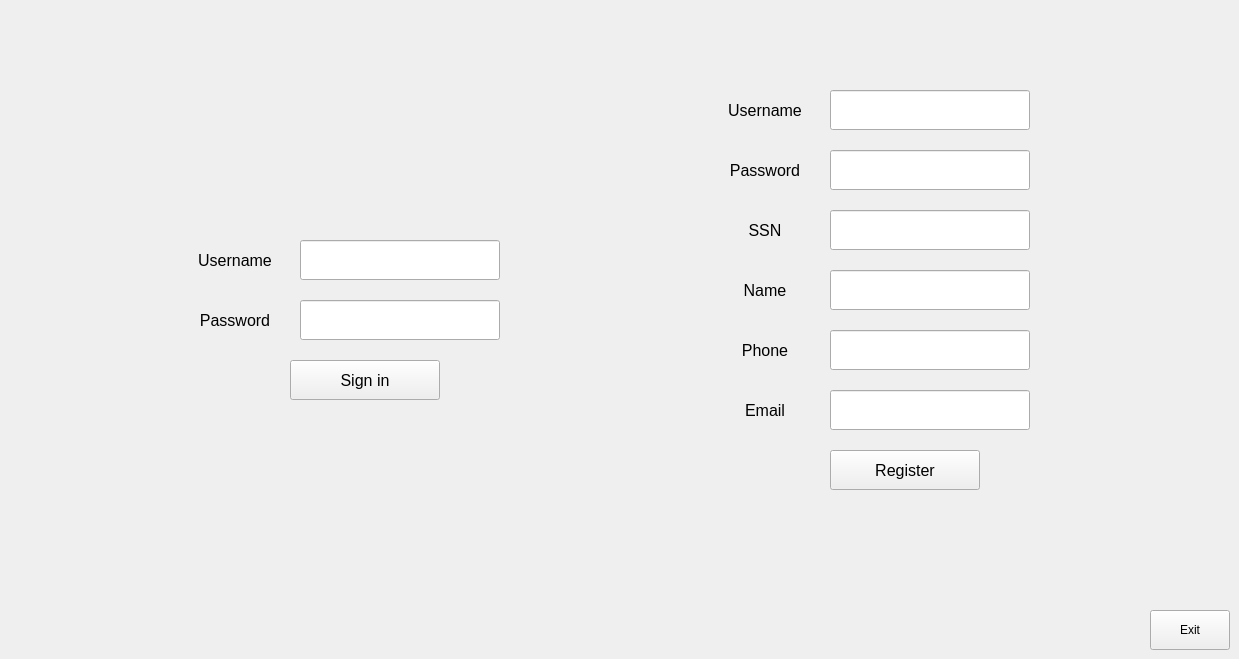
    <widget class="QWidget" name="tab">
     <attribute name="title">
      <string>Tab 1</string>
     </attribute>
     <widget class="QLineEdit" name="LE_s_username">
      <property name="geometry">
       <rect>
        <x>300</x>
        <y>240</y>
        <width>200</width>
        <height>40</height>
       </rect>
      </property>
      <property name="sizePolicy">
       <sizepolicy hsizetype="Preferred" vsizetype="Preferred">
        <horstretch>0</horstretch>
        <verstretch>0</verstretch>
       </sizepolicy>
      </property>
      <property name="minimumSize">
       <size>
        <width>200</width>
        <height>40</height>
       </size>
      </property>
      <property name="maximumSize">
       <size>
        <width>200</width>
        <height>30</height>
       </size>
      </property>
      <property name="font">
       <font>
        <pointsize>12</pointsize>
       </font>
      </property>
      <property name="text">
       <string/>
      </property>
      <property name="maxLength">
       <number>14</number>
      </property>
     </widget>
     <widget class="QLabel" name="label_2">
      <property name="geometry">
       <rect>
        <x>160</x>
        <y>300</y>
        <width>150</width>
        <height>40</height>
       </rect>
      </property>
      <property name="minimumSize">
       <size>
        <width>150</width>
        <height>40</height>
       </size>
      </property>
      <property name="maximumSize">
       <size>
        <width>150</width>
        <height>30</height>
       </size>
      </property>
      <property name="font">
       <font>
        <pointsize>12</pointsize>
       </font>
      </property>
      <property name="text">
       <string>Password</string>
      </property>
      <property name="alignment">
       <set>Qt::AlignCenter</set>
      </property>
     </widget>
     <widget class="QPushButton" name="PB_signin">
      <property name="geometry">
       <rect>
        <x>290</x>
        <y>360</y>
        <width>150</width>
        <height>40</height>
       </rect>
      </property>
      <property name="sizePolicy">
       <sizepolicy hsizetype="Minimum" vsizetype="Fixed">
        <horstretch>150</horstretch>
        <verstretch>30</verstretch>
       </sizepolicy>
      </property>
      <property name="minimumSize">
       <size>
        <width>150</width>
        <height>40</height>
       </size>
      </property>
      <property name="maximumSize">
       <size>
        <width>150</width>
        <height>30</height>
       </size>
      </property>
      <property name="font">
       <font>
        <pointsize>12</pointsize>
       </font>
      </property>
      <property name="text">
       <string>Sign in</string>
      </property>
     </widget>
     <widget class="QLineEdit" name="LE_s_password">
      <property name="geometry">
       <rect>
        <x>300</x>
        <y>300</y>
        <width>200</width>
        <height>40</height>
       </rect>
      </property>
      <property name="sizePolicy">
       <sizepolicy hsizetype="Preferred" vsizetype="Preferred">
        <horstretch>0</horstretch>
        <verstretch>0</verstretch>
       </sizepolicy>
      </property>
      <property name="minimumSize">
       <size>
        <width>200</width>
        <height>40</height>
       </size>
      </property>
      <property name="maximumSize">
       <size>
        <width>200</width>
        <height>30</height>
       </size>
      </property>
      <property name="font">
       <font>
        <pointsize>12</pointsize>
       </font>
      </property>
      <property name="text">
       <string/>
      </property>
      <property name="maxLength">
       <number>14</number>
      </property>
     </widget>
     <widget class="QLabel" name="label">
      <property name="geometry">
       <rect>
        <x>160</x>
        <y>240</y>
        <width>150</width>
        <height>40</height>
       </rect>
      </property>
      <property name="minimumSize">
       <size>
        <width>150</width>
        <height>40</height>
       </size>
      </property>
      <property name="maximumSize">
       <size>
        <width>150</width>
        <height>30</height>
       </size>
      </property>
      <property name="font">
       <font>
        <pointsize>12</pointsize>
       </font>
      </property>
      <property name="text">
       <string>Username</string>
      </property>
      <property name="alignment">
       <set>Qt::AlignCenter</set>
      </property>
     </widget>
     <widget class="QLabel" name="label_6">
      <property name="geometry">
       <rect>
        <x>690</x>
        <y>270</y>
        <width>150</width>
        <height>40</height>
       </rect>
      </property>
      <property name="minimumSize">
       <size>
        <width>150</width>
        <height>40</height>
       </size>
      </property>
      <property name="maximumSize">
       <size>
        <width>150</width>
        <height>30</height>
       </size>
      </property>
      <property name="font">
       <font>
        <pointsize>12</pointsize>
       </font>
      </property>
      <property name="text">
       <string>Name</string>
      </property>
      <property name="alignment">
       <set>Qt::AlignCenter</set>
      </property>
     </widget>
     <widget class="QLineEdit" name="LE_ssn">
      <property name="geometry">
       <rect>
        <x>830</x>
        <y>210</y>
        <width>200</width>
        <height>40</height>
       </rect>
      </property>
      <property name="sizePolicy">
       <sizepolicy hsizetype="Preferred" vsizetype="Preferred">
        <horstretch>0</horstretch>
        <verstretch>0</verstretch>
       </sizepolicy>
      </property>
      <property name="minimumSize">
       <size>
        <width>200</width>
        <height>40</height>
       </size>
      </property>
      <property name="maximumSize">
       <size>
        <width>200</width>
        <height>30</height>
       </size>
      </property>
      <property name="font">
       <font>
        <pointsize>12</pointsize>
       </font>
      </property>
      <property name="text">
       <string/>
      </property>
      <property name="maxLength">
       <number>14</number>
      </property>
      <property name="alignment">
       <set>Qt::AlignCenter</set>
      </property>
     </widget>
     <widget class="QLineEdit" name="LE_fname">
      <property name="geometry">
       <rect>
        <x>830</x>
        <y>270</y>
        <width>200</width>
        <height>40</height>
       </rect>
      </property>
      <property name="sizePolicy">
       <sizepolicy hsizetype="Preferred" vsizetype="Preferred">
        <horstretch>0</horstretch>
        <verstretch>0</verstretch>
       </sizepolicy>
      </property>
      <property name="minimumSize">
       <size>
        <width>200</width>
        <height>40</height>
       </size>
      </property>
      <property name="maximumSize">
       <size>
        <width>200</width>
        <height>30</height>
       </size>
      </property>
      <property name="font">
       <font>
        <pointsize>12</pointsize>
       </font>
      </property>
      <property name="text">
       <string/>
      </property>
      <property name="maxLength">
       <number>14</number>
      </property>
      <property name="alignment">
       <set>Qt::AlignCenter</set>
      </property>
     </widget>
     <widget class="QLabel" name="label_9">
      <property name="geometry">
       <rect>
        <x>690</x>
        <y>390</y>
        <width>150</width>
        <height>40</height>
       </rect>
      </property>
      <property name="minimumSize">
       <size>
        <width>150</width>
        <height>40</height>
       </size>
      </property>
      <property name="maximumSize">
       <size>
        <width>150</width>
        <height>30</height>
       </size>
      </property>
      <property name="font">
       <font>
        <pointsize>12</pointsize>
       </font>
      </property>
      <property name="text">
       <string>Email</string>
      </property>
      <property name="alignment">
       <set>Qt::AlignCenter</set>
      </property>
     </widget>
     <widget class="QLabel" name="label_8">
      <property name="geometry">
       <rect>
        <x>690</x>
        <y>330</y>
        <width>150</width>
        <height>40</height>
       </rect>
      </property>
      <property name="minimumSize">
       <size>
        <width>150</width>
        <height>40</height>
       </size>
      </property>
      <property name="maximumSize">
       <size>
        <width>150</width>
        <height>30</height>
       </size>
      </property>
      <property name="font">
       <font>
        <pointsize>12</pointsize>
       </font>
      </property>
      <property name="text">
       <string>Phone</string>
      </property>
      <property name="alignment">
       <set>Qt::AlignCenter</set>
      </property>
     </widget>
     <widget class="QLineEdit" name="LE_email">
      <property name="enabled">
       <bool>true</bool>
      </property>
      <property name="geometry">
       <rect>
        <x>830</x>
        <y>390</y>
        <width>200</width>
        <height>40</height>
       </rect>
      </property>
      <property name="sizePolicy">
       <sizepolicy hsizetype="Preferred" vsizetype="Preferred">
        <horstretch>0</horstretch>
        <verstretch>0</verstretch>
       </sizepolicy>
      </property>
      <property name="minimumSize">
       <size>
        <width>200</width>
        <height>40</height>
       </size>
      </property>
      <property name="maximumSize">
       <size>
        <width>200</width>
        <height>30</height>
       </size>
      </property>
      <property name="font">
       <font>
        <pointsize>12</pointsize>
       </font>
      </property>
      <property name="text">
       <string/>
      </property>
      <property name="maxLength">
       <number>14</number>
      </property>
      <property name="cursorPosition">
       <number>0</number>
      </property>
      <property name="alignment">
       <set>Qt::AlignCenter</set>
      </property>
     </widget>
     <widget class="QLabel" name="label_3">
      <property name="geometry">
       <rect>
        <x>690</x>
        <y>90</y>
        <width>150</width>
        <height>40</height>
       </rect>
      </property>
      <property name="minimumSize">
       <size>
        <width>150</width>
        <height>40</height>
       </size>
      </property>
      <property name="maximumSize">
       <size>
        <width>150</width>
        <height>30</height>
       </size>
      </property>
      <property name="font">
       <font>
        <pointsize>12</pointsize>
       </font>
      </property>
      <property name="text">
       <string>Username</string>
      </property>
      <property name="alignment">
       <set>Qt::AlignCenter</set>
      </property>
     </widget>
     <widget class="QPushButton" name="PB_register">
      <property name="geometry">
       <rect>
        <x>830</x>
        <y>450</y>
        <width>150</width>
        <height>40</height>
       </rect>
      </property>
      <property name="sizePolicy">
       <sizepolicy hsizetype="Minimum" vsizetype="Fixed">
        <horstretch>150</horstretch>
        <verstretch>30</verstretch>
       </sizepolicy>
      </property>
      <property name="minimumSize">
       <size>
        <width>150</width>
        <height>40</height>
       </size>
      </property>
      <property name="maximumSize">
       <size>
        <width>150</width>
        <height>30</height>
       </size>
      </property>
      <property name="font">
       <font>
        <pointsize>12</pointsize>
       </font>
      </property>
      <property name="text">
       <string>Register</string>
      </property>
     </widget>
     <widget class="QLabel" name="label_5">
      <property name="geometry">
       <rect>
        <x>690</x>
        <y>210</y>
        <width>150</width>
        <height>40</height>
       </rect>
      </property>
      <property name="minimumSize">
       <size>
        <width>150</width>
        <height>40</height>
       </size>
      </property>
      <property name="maximumSize">
       <size>
        <width>150</width>
        <height>30</height>
       </size>
      </property>
      <property name="font">
       <font>
        <pointsize>12</pointsize>
       </font>
      </property>
      <property name="text">
       <string>SSN</string>
      </property>
      <property name="alignment">
       <set>Qt::AlignCenter</set>
      </property>
     </widget>
     <widget class="QLineEdit" name="LE_phone">
      <property name="geometry">
       <rect>
        <x>830</x>
        <y>330</y>
        <width>200</width>
        <height>40</height>
       </rect>
      </property>
      <property name="sizePolicy">
       <sizepolicy hsizetype="Preferred" vsizetype="Preferred">
        <horstretch>0</horstretch>
        <verstretch>0</verstretch>
       </sizepolicy>
      </property>
      <property name="minimumSize">
       <size>
        <width>200</width>
        <height>40</height>
       </size>
      </property>
      <property name="maximumSize">
       <size>
        <width>200</width>
        <height>30</height>
       </size>
      </property>
      <property name="font">
       <font>
        <pointsize>12</pointsize>
       </font>
      </property>
      <property name="text">
       <string/>
      </property>
      <property name="maxLength">
       <number>14</number>
      </property>
      <property name="alignment">
       <set>Qt::AlignCenter</set>
      </property>
     </widget>
     <widget class="QLineEdit" name="LE_r_password">
      <property name="geometry">
       <rect>
        <x>830</x>
        <y>150</y>
        <width>200</width>
        <height>40</height>
       </rect>
      </property>
      <property name="sizePolicy">
       <sizepolicy hsizetype="Preferred" vsizetype="Preferred">
        <horstretch>0</horstretch>
        <verstretch>0</verstretch>
       </sizepolicy>
      </property>
      <property name="minimumSize">
       <size>
        <width>200</width>
        <height>40</height>
       </size>
      </property>
      <property name="maximumSize">
       <size>
        <width>200</width>
        <height>30</height>
       </size>
      </property>
      <property name="font">
       <font>
        <pointsize>12</pointsize>
       </font>
      </property>
      <property name="text">
       <string/>
      </property>
      <property name="maxLength">
       <number>14</number>
      </property>
      <property name="alignment">
       <set>Qt::AlignCenter</set>
      </property>
     </widget>
     <widget class="QLabel" name="label_4">
      <property name="geometry">
       <rect>
        <x>690</x>
        <y>150</y>
        <width>150</width>
        <height>40</height>
       </rect>
      </property>
      <property name="minimumSize">
       <size>
        <width>150</width>
        <height>40</height>
       </size>
      </property>
      <property name="maximumSize">
       <size>
        <width>150</width>
        <height>30</height>
       </size>
      </property>
      <property name="font">
       <font>
        <pointsize>12</pointsize>
       </font>
      </property>
      <property name="text">
       <string>Password</string>
      </property>
      <property name="alignment">
       <set>Qt::AlignCenter</set>
      </property>
     </widget>
     <widget class="QLineEdit" name="LE_r_username">
      <property name="geometry">
       <rect>
        <x>830</x>
        <y>90</y>
        <width>200</width>
        <height>40</height>
       </rect>
      </property>
      <property name="sizePolicy">
       <sizepolicy hsizetype="Preferred" vsizetype="Preferred">
        <horstretch>0</horstretch>
        <verstretch>0</verstretch>
       </sizepolicy>
      </property>
      <property name="minimumSize">
       <size>
        <width>200</width>
        <height>40</height>
       </size>
      </property>
      <property name="maximumSize">
       <size>
        <width>200</width>
        <height>30</height>
       </size>
      </property>
      <property name="font">
       <font>
        <pointsize>12</pointsize>
       </font>
      </property>
      <property name="text">
       <string/>
      </property>
      <property name="maxLength">
       <number>14</number>
      </property>
      <property name="alignment">
       <set>Qt::AlignCenter</set>
      </property>
     </widget>
     <widget class="QPushButton" name="PB_exit">
      <property name="geometry">
       <rect>
        <x>1150</x>
        <y>610</y>
        <width>80</width>
        <height>40</height>
       </rect>
      </property>
      <property name="minimumSize">
       <size>
        <width>0</width>
        <height>40</height>
       </size>
      </property>
      <property name="text">
       <string>Exit</string>
      </property>
     </widget>
    </widget>
